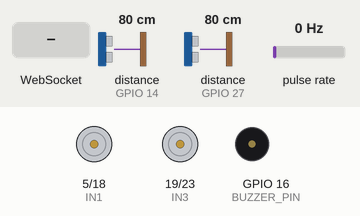
This sketch was run on a simulated ESP32. Parts: motor-driver pin pairs drawn as motors (green arrow = first pin HIGH = forward, orange = second pin HIGH = backward, longer = more drive, scaled by the enable pin), buzzer (waves = sounding). Wiring (inferred from the names in the program): 2 × ultrasonic range finder: trigger GPIO 13, echo GPIO 27 / trigger GPIO 26, echo GPIO 14; pulse sensor: data GPIO 15. Inputs (shaded band) come from the test bench; at power-on: distance to the obstacle (sensors on GPIO 14, GPIO 27) 80 cm, pulse rate 0 Hz. The echo pulse lasts 58.3 µs per cm; WiFi joins after 1.5 s; servers stay silent unless stated; random numbers use the default seed unless the sketch sets one; what the sketch prints to the serial monitor is not drawn.

Above: at 2.7 s.
2.8 s: distance to the obstacle (sensor on GPIO 14) set to 23 cm
4.3 s: distance to the obstacle (sensor on GPIO 14) set to 19 cm
At 4.8 s:
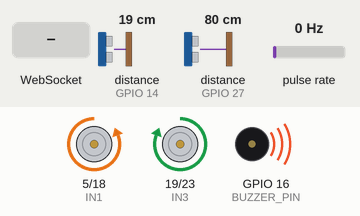
7.3 s: distance to the obstacle (sensor on GPIO 27) set to 23 cm
10.3 s: distance to the obstacle (sensor on GPIO 27) set to 19 cm
At 12.1 s:
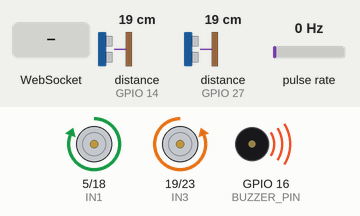
13.3 s: WebSocket text "forward" received
15.8 s: WebSocket text "backward" received
Timing chart, 0 to 18.8 s (numbered marks = the images above; inputs shaded):
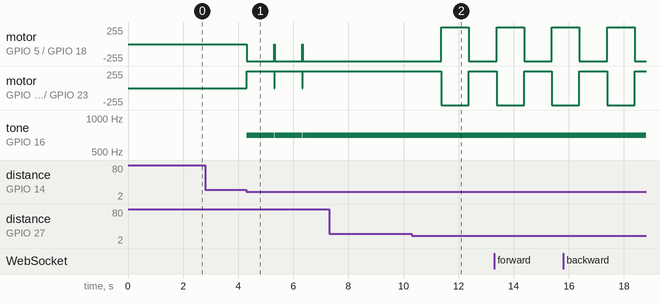

The sketch:

xe12345.ino
```cpp
#include <WiFi.h>
#include <WebSocketsServer.h>
#include <WebServer.h>

WebServer server(80);
const char* ssid = "PRO192";
const char* password = "12345678";

WebSocketsServer webSocket = WebSocketsServer(81);

#define TRIG1 26
#define ECHO1 14
#define TRIG2 13
#define ECHO2 27

#define ENCODER_PIN 15
#define WHEEL_CIRCUMFERENCE 0.2042
#define PULSES_PER_REV 20

#define IN1 5
#define IN2 18
#define IN3 19
#define IN4 23
#define ENA 32
#define ENB 33

#define BUZZER_PIN 16  // Chân còi báo động

volatile int pulseCount = 0;
float distanceTraveled = 0.0;
unsigned long lastTime = 0;
float lastSpeed = 0;

void IRAM_ATTR countPulse() {
  pulseCount++;
}

float getSpeed() {
  unsigned long currentTime = millis();
  float timeInterval = (currentTime - lastTime) / 1000.0;

  if (timeInterval >= 1.0) {
    float wheelRevolutions = pulseCount / (float)PULSES_PER_REV;
    float speed_mps = (wheelRevolutions * WHEEL_CIRCUMFERENCE) / timeInterval;
    float speed_cms = speed_mps * 100;

    pulseCount = 0;
    lastTime = currentTime;
    lastSpeed = speed_cms;

    return speed_cms;
  }
  return lastSpeed;
}

float getDistance() {
  float wheelRevolutions = pulseCount / (float)PULSES_PER_REV;
  distanceTraveled += wheelRevolutions * WHEEL_CIRCUMFERENCE;
  float distance_cm = distanceTraveled;
  return distance_cm;
}

void connectWiFi() {
  WiFi.begin(ssid, password);
  Serial.print("🔄 Đang kết nối WiFi");

  int attempts = 0;
  while (WiFi.status() != WL_CONNECTED && attempts < 20) {
    delay(250);
    Serial.print(".");
    attempts++;
  }

  if (WiFi.status() == WL_CONNECTED) {
    Serial.println("\n✅ WiFi kết nối thành công!");
    Serial.print("ESP32 IP: ");
    Serial.println(WiFi.localIP());
  } else {
    Serial.println("\n❌ Không thể kết nối WiFi!");
    ESP.restart();
  }
}

void webSocketEvent(uint8_t num, WStype_t type, uint8_t* payload, size_t length) {
  if (type == WStype_TEXT) {
    String command = String((char*)payload);
    Serial.println("Command received: " + command);

    if (command == "forward") {
      digitalWrite(IN1, HIGH);
      digitalWrite(IN2, LOW);
      digitalWrite(IN3, LOW);
      digitalWrite(IN4, HIGH);
      digitalWrite(ENA, HIGH);
      digitalWrite(ENB, HIGH);
    } else if (command == "backward") {
      digitalWrite(IN1, LOW);
      digitalWrite(IN2, HIGH);
      digitalWrite(IN3, HIGH);
      digitalWrite(IN4, LOW);
      digitalWrite(ENA, HIGH);
      digitalWrite(ENB, HIGH);
    } else if (command == "left") {
      digitalWrite(IN1, LOW);
      digitalWrite(IN2, LOW);
      digitalWrite(IN3, LOW);
      digitalWrite(IN4, HIGH);
      digitalWrite(ENA, HIGH);
      digitalWrite(ENB, HIGH);
    } else if (command == "right") {
      digitalWrite(IN1, HIGH);
      digitalWrite(IN2, LOW);
      digitalWrite(IN3, LOW);
      digitalWrite(IN4, LOW);
      digitalWrite(ENA, HIGH);
      digitalWrite(ENB, HIGH);
    } else if (command == "brake") {
      digitalWrite(IN1, LOW);
      digitalWrite(IN2, LOW);
      digitalWrite(IN3, LOW);
      digitalWrite(IN4, LOW);
      digitalWrite(ENA, LOW);
      digitalWrite(ENB, LOW);
    }
  }
}


void sendSensorData() {
  float frontDistance = getDistance(TRIG1, ECHO1);
  float rearDistance = getDistance(TRIG2, ECHO2);
  int batteryLevel = random(30, 100);
  float speed = getSpeed();
  float distance = getDistance();

  String jsonData = "{\"speed\":" + String(speed) + ", \"distance\":" + String(distance) + ", \"battery\":" + String(batteryLevel) + ", \"frontDistance\":" + String(frontDistance) + ", \"rearDistance\":" + String(rearDistance) + "}";

  webSocket.broadcastTXT(jsonData);
}

float getDistance(int trigPin, int echoPin) {
  digitalWrite(trigPin, LOW);
  delayMicroseconds(2);
  digitalWrite(trigPin, HIGH);
  delayMicroseconds(10);
  digitalWrite(trigPin, LOW);

  long duration = pulseIn(echoPin, HIGH);
  return duration * 0.034 / 2;
}

void setup() {
  Serial.begin(115200);
  connectWiFi();

  webSocket.begin();
  webSocket.onEvent(webSocketEvent);

  server.begin();

  pinMode(IN1, OUTPUT);
  pinMode(IN2, OUTPUT);
  pinMode(IN3, OUTPUT);
  pinMode(IN4, OUTPUT);
  pinMode(ENA, OUTPUT);
  pinMode(ENB, OUTPUT);

  pinMode(TRIG1, OUTPUT);
  pinMode(ECHO1, INPUT);
  pinMode(TRIG2, OUTPUT);
  pinMode(ECHO2, INPUT);

  pinMode(ENCODER_PIN, INPUT_PULLUP);
  attachInterrupt(digitalPinToInterrupt(ENCODER_PIN), countPulse, RISING);

  pinMode(BUZZER_PIN, OUTPUT);
  digitalWrite(BUZZER_PIN, LOW);

  lastTime = millis();
}

void loop() {
  webSocket.loop();
  server.handleClient();

  float speed = getSpeed();
  float distance = getDistance();
  if (speed != -1) {
   // Serial.printf("🚗 Tốc độ: %.2f cm/s | Quãng đường: %.2f cm\n", speed, distance);
  }

  static unsigned long lastUpdate = 0;
  if (millis() - lastUpdate > 100) {
    sendSensorData();
    lastUpdate = millis();
  }

  float frontDistance = getDistance(TRIG1, ECHO1);
  float rearDistance = getDistance(TRIG2, ECHO2);


  if (frontDistance < 20) {
    tone(BUZZER_PIN, 700);  // Còi cảnh báo
   // Serial.println("🚨 Cảnh báo! Vật cản phía trước! Xe sẽ tự động lùi...");

    // Xe lùi lại 30 cm
    digitalWrite(IN1, LOW);
    digitalWrite(IN2, HIGH);
    digitalWrite(IN3, HIGH);
    digitalWrite(IN4, LOW);
    digitalWrite(ENA, HIGH);
    digitalWrite(ENB, HIGH);
    delay(1000);  // Điều chỉnh thời gian để xe lùi khoảng 30 cm

    // Dừng xe
    digitalWrite(IN1, LOW);
    digitalWrite(IN2, LOW);
    digitalWrite(IN3, LOW);
    digitalWrite(IN4, LOW);
    digitalWrite(ENA, LOW);
    digitalWrite(ENB, LOW);
    noTone(BUZZER_PIN);
    //Serial.println("✅ Hoàn tất lùi xe, tiếp tục điều khiển.");
  }

  if (rearDistance < 20) {
    tone(BUZZER_PIN, 700);  // Còi cảnh báo
   // Serial.println("🚨 Cảnh báo! Vật cản phía sau! Xe sẽ tự động tiến...");

    // Xe tiến lên 30 cm
    digitalWrite(IN1, HIGH);
    digitalWrite(IN1, HIGH);
    digitalWrite(IN2, LOW);
    digitalWrite(IN3, LOW);
    digitalWrite(IN4, HIGH);
    digitalWrite(ENA, HIGH);
    digitalWrite(ENB, HIGH);
    delay(1000);  // Điều chỉnh thời gian để xe tiến khoảng 30 cm

    // Dừng xe
    digitalWrite(IN1, LOW);
    digitalWrite(IN2, LOW);
    digitalWrite(IN3, LOW);
    digitalWrite(IN4, LOW);
    digitalWrite(ENA, LOW);
    digitalWrite(ENB, LOW);

    noTone(BUZZER_PIN);
    //Serial.println("✅ Hoàn tất tiến xe, tiếp tục điều khiển.");
  }
}
```

Measured:
- the behaviour switches between 21 and 20 cm on distance to the obstacle (sensor on GPIO 14) (found by bisection; images 0 and 1)
- the behaviour switches between 21 and 20 cm on distance to the obstacle (sensor on GPIO 27) (found by bisection; images 1 and 2)
- after the input at 2.8 s, every drawn part: stays the same
- after the input at 4.3 s, motor on GPIO 5 (IN1) / GPIO 18 (IN2): stopped → backward 255/255 at once; motor on GPIO 19 (IN3) / GPIO 23 (IN4): stopped → forward 255/255 at once; tone on GPIO 16 (BUZZER_PIN): alternates 700 Hz for 1.0 s and silent for 0.01 s, starting at once
- after the input at 10.3 s, motor on GPIO 5 (IN1) / GPIO 18 (IN2): backward 255/255 → forward 255/255 after 1.1 s, → backward 255/255 1.0 s later; motor on GPIO 19 (IN3) / GPIO 23 (IN4): forward 255/255 → backward 255/255 after 1.1 s, → forward 255/255 1.0 s later
